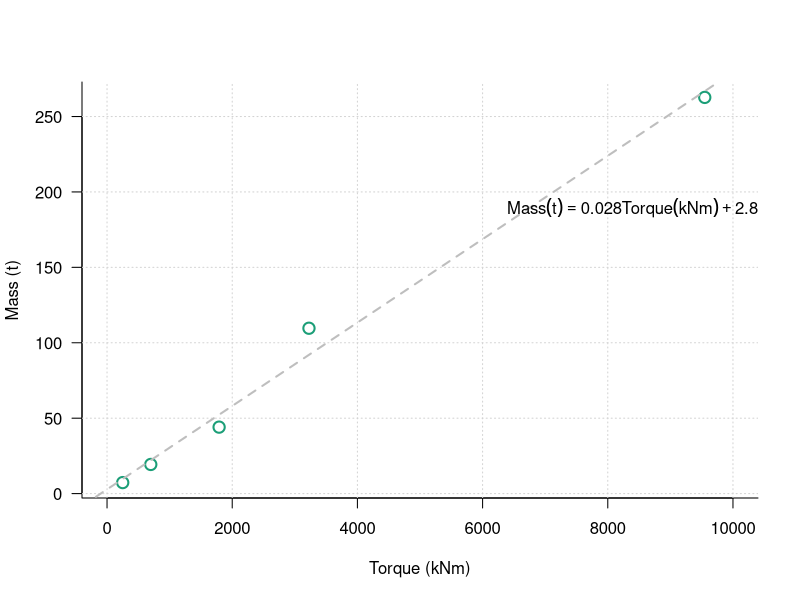

This chart was generated by the following R code:
#Plot High Speed Induction Generator

#setwd("./generator/")
ddpm_generator <- read.delim("ddpm-generator-data.txt")

#Set colors
require("RColorBrewer")
colors = brewer.pal(3,"Dark2")

plot(ddpm_generator$Torque.kNm, ddpm_generator$Mass.t,pch=21, lwd=2, cex=1.5, 
     col=colors[1], bty="l", xlim=c(0,10000),las=1,
     xlab="Torque (kNm)", ylab="Mass (t)")
grid()

linear_estimation<-lm(Mass.t ~ Torque.kNm, data=ddpm_generator)
abline(linear_estimation, col="gray", lwd=2, lty=2)

# display equation
linear_coefficients <- round(coef(linear_estimation), 3) 
mtext(bquote(Mass(t) == .(linear_coefficients[2])*Torque (kNm) + .(round(linear_coefficients[1],1))), adj=1, padj=7)

